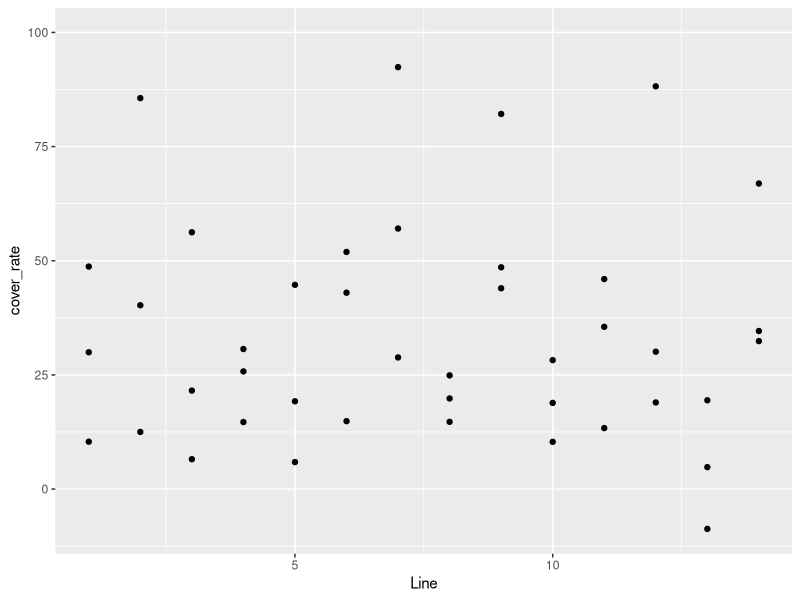
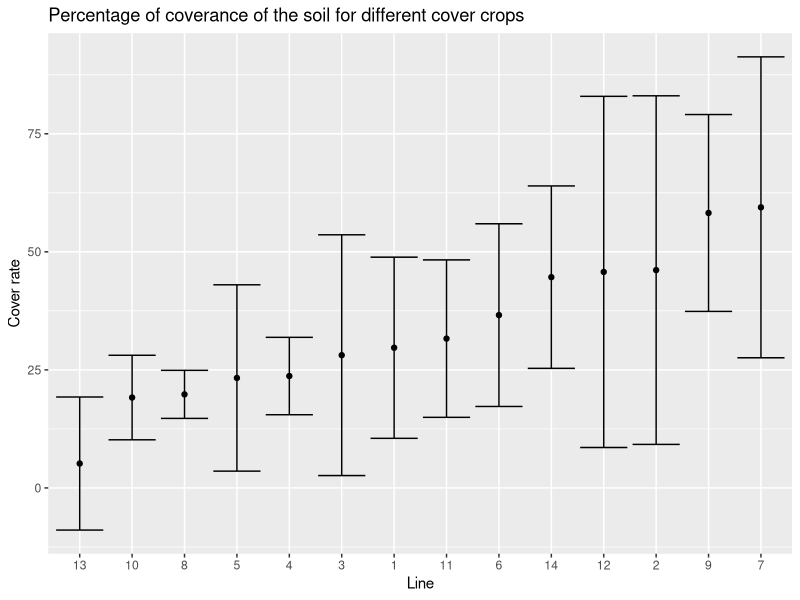
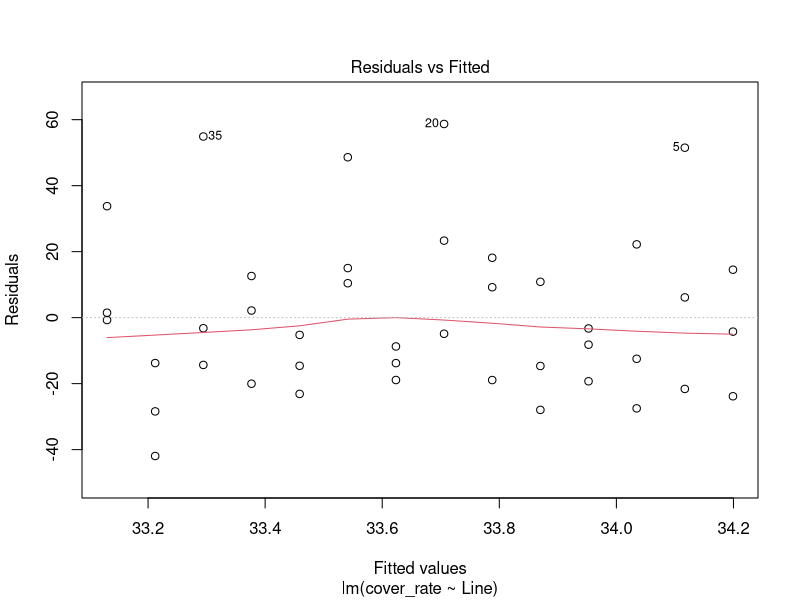
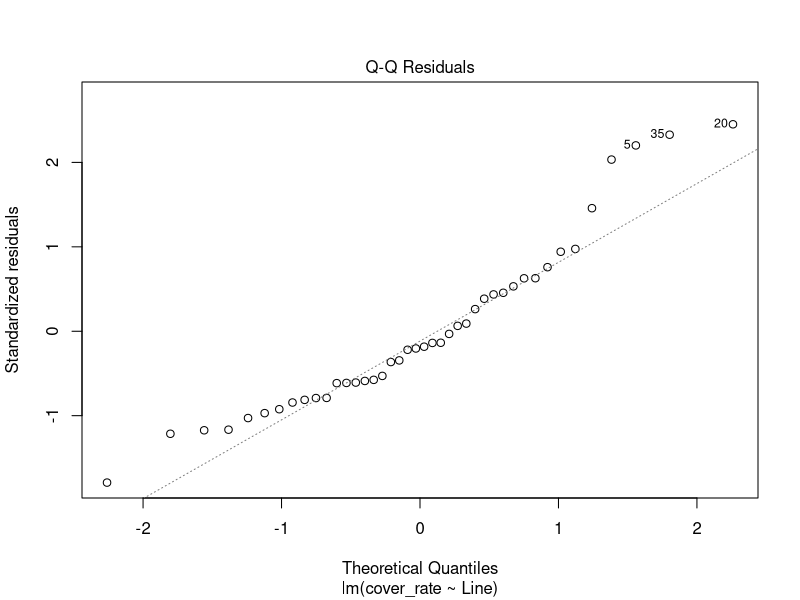
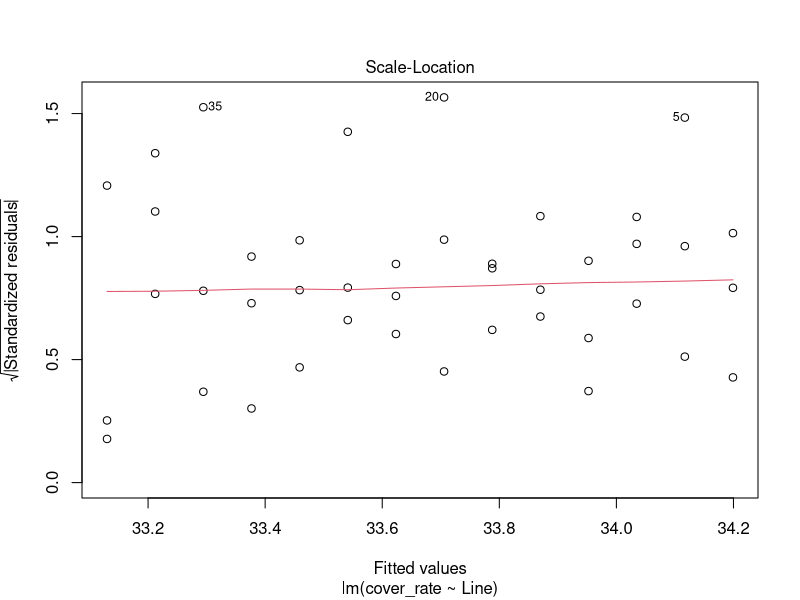
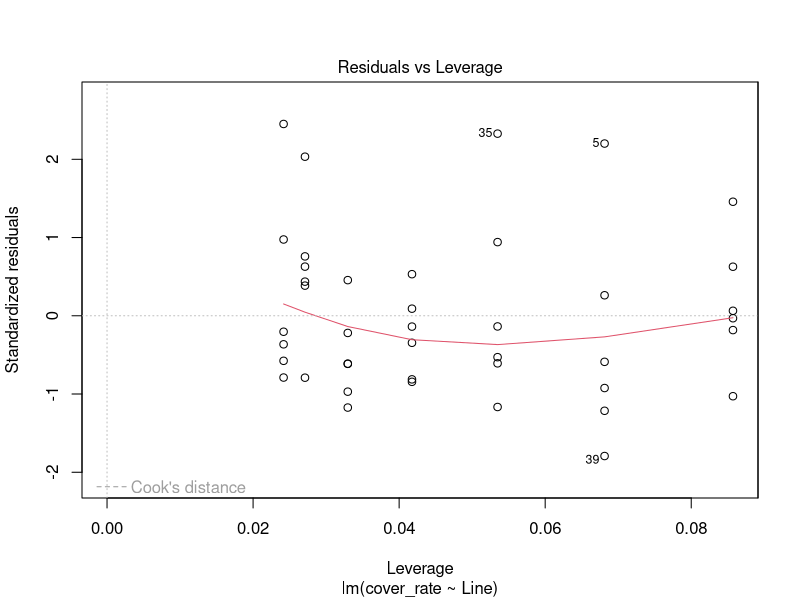
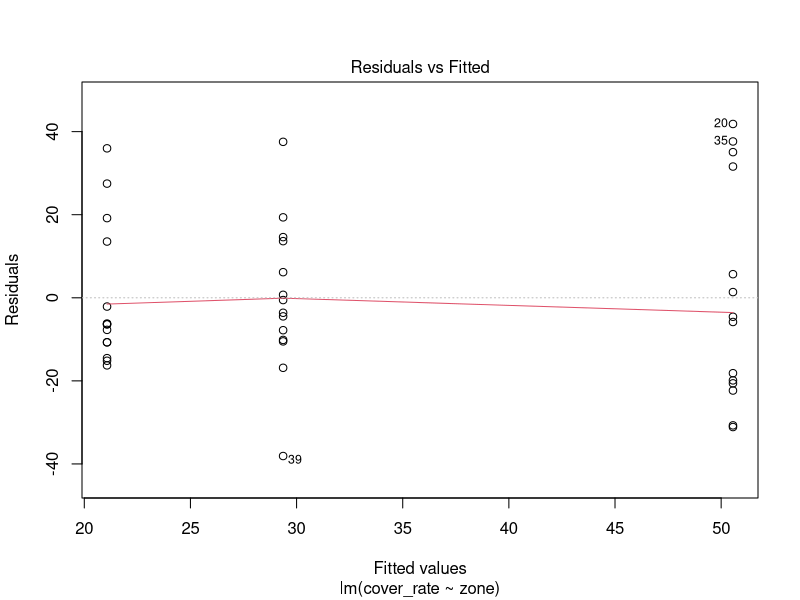
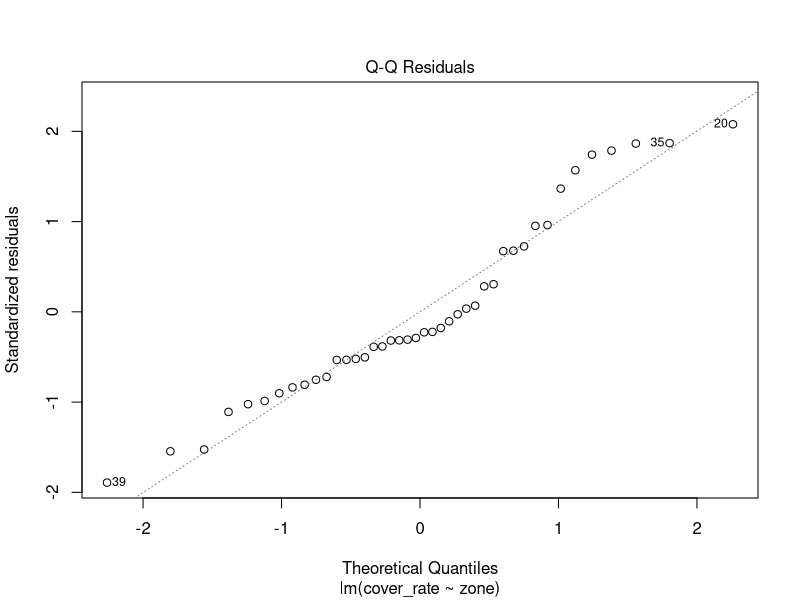

Reproduce these figures in R, in order. (Note: this script raises an error after producing the figures.)
# working directory
getwd()
setwd("D:/études/SUPAGRO/2A/D4/github/vineyards")

# library 
library(tidyverse)

# get the data
canopeo_cc_ini = read.table("Data_collection_canopeo_cc_only.csv", header = TRUE, sep = ";", dec = ",")
view(canopeo_cc_ini)
# we wanted to turn the column named "zone_X" into one 
#in order for the data to be easier to analyse
canopeo_cc <- canopeo_cc_ini%>%
  select (Line, Z1, Z2, Z3)%>%
  pivot_longer(cols = Z1:Z3, names_to = "zone",values_to = "cover_rate" )
view(canopeo_cc)
#Graph 
library(ggplot2)
canopeo_cc%>%
  group_by(Line)%>%
  ggplot (aes(x = Line, y = cover_rate, ymin=0, ymax=100, xmin=1, xmax=14)) + 
  geom_point()

canopeo_cc%>%
  group_by(Line)%>%
  summarise(mymean=mean(cover_rate, na.rm=T),
            mysd=sd(cover_rate, na.rm=T))%>%
  mutate(ymax=mymean+mysd, ymin=mymean-mysd)%>%
  ggplot (aes(x = reorder(Line, mymean), y = mymean, ymin=ymin, ymax=ymax)) + 
  geom_point()+
  geom_errorbar()+
  labs(x="Line", y="Cover rate", title = "Percentage of coverance of the soil for different cover crops")
 
#Anova line
anova.canopeo.l<-lm(cover_rate~Line, canopeo_cc)
anova(anova.canopeo.l)
par(mfrow = c(1,1))
plot(anova.canopeo.l)

## Our P-value is > 0,05 so we cannot do a tukey test

#anova zone
anova.canopeo.z<-lm(cover_rate~zone, canopeo_cc)
anova(anova.canopeo.z)
par(mfrow = c(1,1))
plot(anova.canopeo.z)

tukey.canopeo.1<- HSD.test(anova.biomass.z, "zone", alpha = 0.05, group=TRUE, main = NULL, 
                           console=FALSE)
print(tukey.canopeo.1)
table.letters.canopeo.1 <- tukey.z$groups %>%
  rownames_to_column("zone") %>%
  select(zone, groups)
view(table.letters.canopeo.1)

canopeo_cc%>%
  group_by(zone)%>%
  summarise(mymean=mean(cover_rate, na.rm=T),
            mysd=sd(cover_rate, na.rm=T))%>%
  mutate(ymax=mymean+mysd, ymin=mymean-mysd)%>%
  ggplot (aes(x = reorder(zone, mymean), y = mymean, ymin=ymin, ymax=ymax, label=groups)) + 
  geom_point()+
  geom_text(aes(y=20))+
  geom_errorbar()+
  labs(x="Zone", y="Cover rate", title = "Percentage of coverance of the soil for different cover crops")
